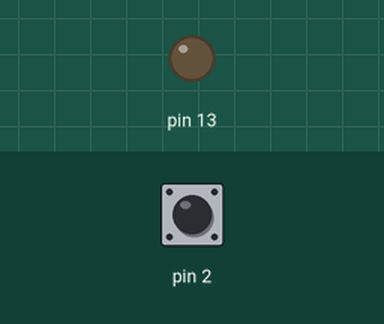
Bench run of a sketch on a simulated Arduino Uno, built with avr-gcc and run on an emulated ATmega328P. Parts: output pins drawn as LEDs (lit = HIGH). The test bench sets the inputs (shaded band); at power-on: pin 2 HIGH.

Above: at 1.2 s.
1.3 s: pin 2 pulled LOW for 0.15 s
At 2.3 s:
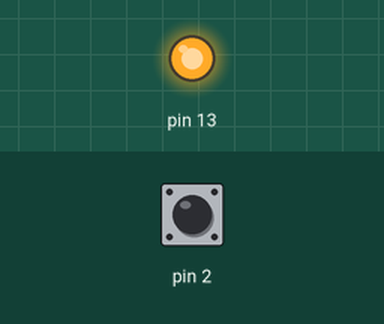
2.9 s: pin 2 pulled LOW for 1 s
At 3.5 s:
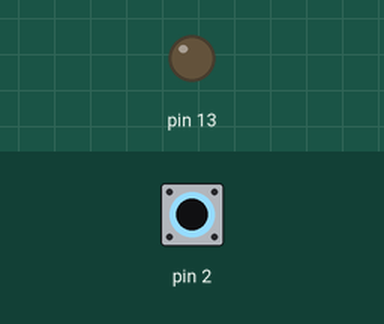
5.4 s: pin 2 pulled LOW for 3.2 s
At 6.6 s:
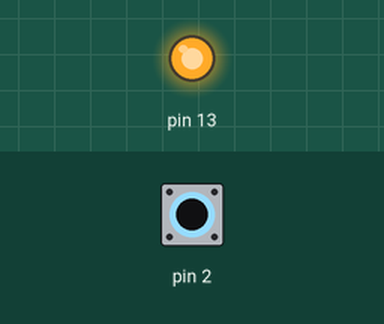
Timing chart, 0 to 8.4 s (numbered marks = the images above; inputs shaded):
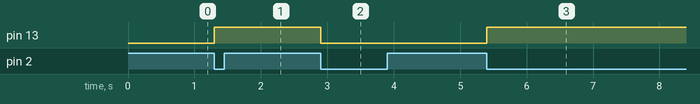

The sketch:

luz_fija.ino
```cpp
// Sesion 4 - Reto: la luz que se queda encendida
// Boton entre el pin 2 y GND (INPUT_PULLUP: apretado = LOW) y LED en el pin 13.
// Un apreton prende, el siguiente apaga: como el interruptor de tu casa.

int encendida = LOW;   // la cajita que se acuerda: ¿esta prendida la luz?
int antes = HIGH;      // como estaba el boton la ultima vez que miramos

void setup() {
  pinMode(2, INPUT_PULLUP);
  pinMode(13, OUTPUT);
}

void loop() {
  int ahora = digitalRead(2);
  if (ahora == LOW && antes == HIGH) {   // recien lo apretaron
    if (encendida == LOW) {              // estaba apagada...
      encendida = HIGH;                  // ...ahora prendida
    } else {
      encendida = LOW;                   // y al reves
    }
    digitalWrite(13, encendida);
    delay(50);                           // filtro anti-rebote
  }
  antes = ahora;
}
```

Measured:
- after the input at 1.3 s, pin 13: LOW → HIGH at once
- after the input at 2.9 s, pin 13: HIGH → LOW at once
- after the input at 5.4 s, pin 13: LOW → HIGH at once
